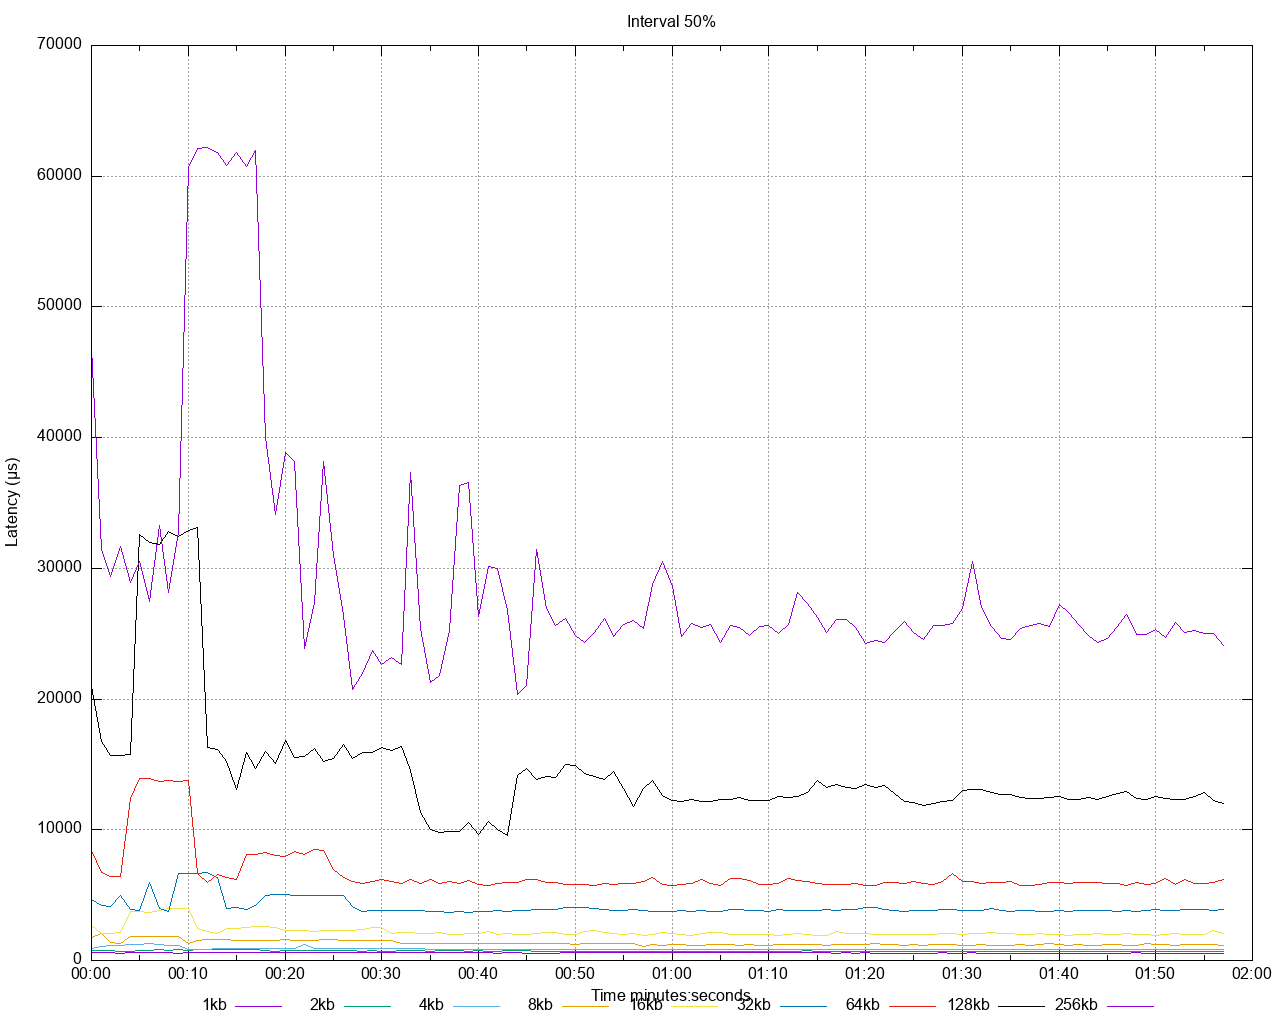

Here is the gnuplot script that generated this plot:
set title 'Interval 50%' noenhanced
set style data lines
set datafile separator ","
set terminal png size 1280,1024
set grid
set key below
set xdata time
set timefmt "%s"
offset = 0
t0(x)=(offset=($0==0) ? x : offset, x - offset)
set xlabel 'Time minutes:seconds'
set ylabel 'Latency (μs)'
set output '/Users/gbarnett/git/hazelcast-simulator/atomicreference/1to25-legend/latency/latency_interval_50_write.png'
plot \
   '/Users/gbarnett/git/hazelcast-simulator/atomicreference/1to25-legend/data/latency_interval_50_write_1.data' using (t0(timecolumn(1))):2 title "1kb" noenhanced , \
   '/Users/gbarnett/git/hazelcast-simulator/atomicreference/1to25-legend/data/latency_interval_50_write_2.data' using (t0(timecolumn(1))):2 title "2kb" noenhanced , \
   '/Users/gbarnett/git/hazelcast-simulator/atomicreference/1to25-legend/data/latency_interval_50_write_3.data' using (t0(timecolumn(1))):2 title "4kb" noenhanced , \
   '/Users/gbarnett/git/hazelcast-simulator/atomicreference/1to25-legend/data/latency_interval_50_write_4.data' using (t0(timecolumn(1))):2 title "8kb" noenhanced , \
   '/Users/gbarnett/git/hazelcast-simulator/atomicreference/1to25-legend/data/latency_interval_50_write_5.data' using (t0(timecolumn(1))):2 title "16kb" noenhanced , \
   '/Users/gbarnett/git/hazelcast-simulator/atomicreference/1to25-legend/data/latency_interval_50_write_6.data' using (t0(timecolumn(1))):2 title "32kb" noenhanced , \
   '/Users/gbarnett/git/hazelcast-simulator/atomicreference/1to25-legend/data/latency_interval_50_write_7.data' using (t0(timecolumn(1))):2 title "64kb" noenhanced , \
   '/Users/gbarnett/git/hazelcast-simulator/atomicreference/1to25-legend/data/latency_interval_50_write_8.data' using (t0(timecolumn(1))):2 title "128kb" noenhanced , \
   '/Users/gbarnett/git/hazelcast-simulator/atomicreference/1to25-legend/data/latency_interval_50_write_9.data' using (t0(timecolumn(1))):2 title "256kb" noenhanced , \
